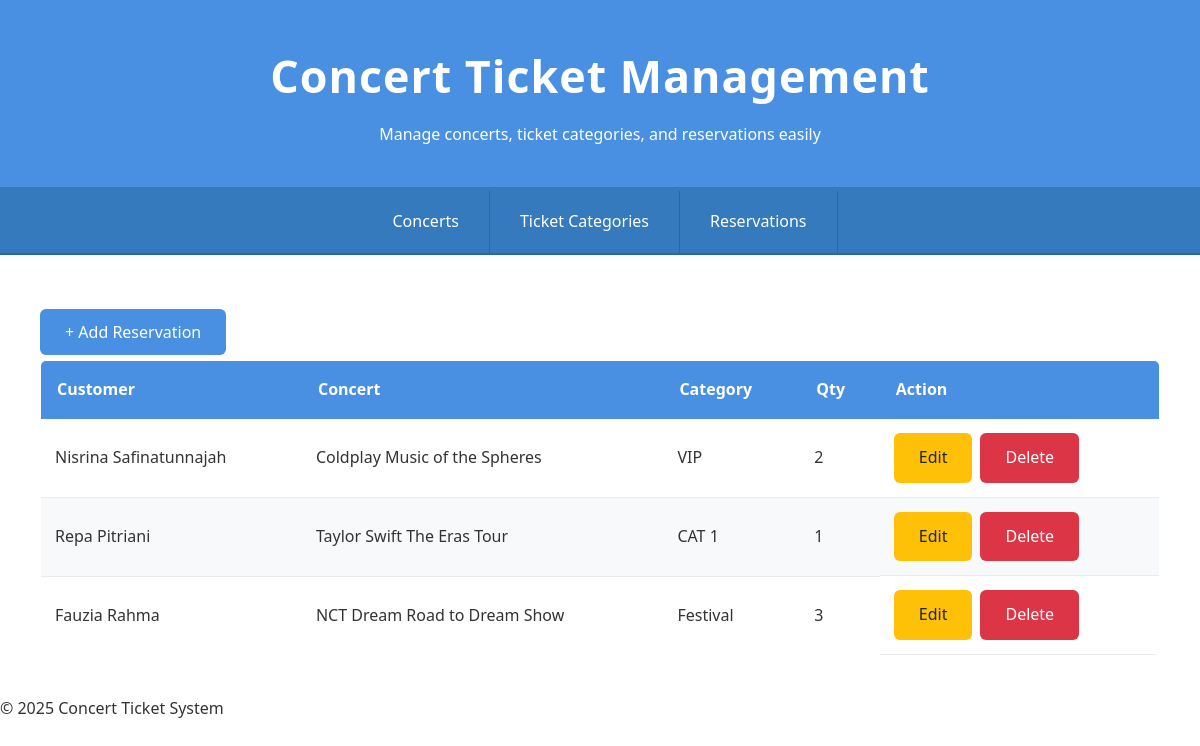
The app's page /?page=reservation&action=list with its own data.
### tables this page shows
CREATE TABLE `reservation` (
  `id_reservation` int(11) NOT NULL,
  `id_ticket_category` int(11) DEFAULT NULL,
  `customer_name` varchar(100) DEFAULT NULL,
  `qty` int(11) DEFAULT NULL
);

CREATE TABLE `concert` (
  `id_concert` int(11) NOT NULL,
  `concert_name` varchar(100) DEFAULT NULL,
  `date` date DEFAULT NULL,
  `venue` varchar(150) DEFAULT NULL
);

CREATE TABLE `ticket_category` (
  `id_ticket_category` int(11) NOT NULL,
  `id_concert` int(11) DEFAULT NULL,
  `category_name` varchar(50) DEFAULT NULL,
  `price` int(11) DEFAULT NULL,
  `quota` int(11) DEFAULT NULL
);

### config/db.php (called while the page is built, shortened)
<?php
class Database {
    private $host = "localhost";
    private $db_name = "db_konser";
    private $username = "root";
    private $password = "";
    public function __construct() {
        try {
            $this->conn = new PDO("mysql:host={$this->host};dbname={$this->db_name}", $this->username, $this->password);
        } catch (PDOException $e) {
            die("Connection error: " . $e->getMessage());
        }
    }
}
?>

### class/Reservation.php (called while the page is built, shortened)
<?php
require_once 'config/db.php';
class Reservation {
    private $db;
    public function __construct() {
        $this->db = (new Database())->conn;
    }
    public function getAll() {
        $sql = "SELECT r.*, t.category_name, c.concert_name
                FROM reservation r
                JOIN ticket_category t ON r.id_ticket_category = t.id_ticket_category
                JOIN concert c ON t.id_concert = c.id_concert";
        $stmt = $this->db->prepare($sql);
        $stmt->execute();
        return $stmt->fetchAll(PDO::FETCH_ASSOC);
    }
}
?>

### view/reservation/list.php (the view, shortened to what this page needs)
<?php
$data = $reservation->getAll();
?>
<div class="action-buttons">
    <a href="?page=reservation&action=add" class="btn btn-success">+ Add Reservation</a>
</div>
<table>
<thead>
    <tr>
        <th>Customer</th>
        <th>Concert</th>
        <th>Category</th>
        <th>Qty</th>
        <th>Action</th>
    </tr>
</thead>
<tbody>
<?php foreach ($data as $row): ?>
<tr>
    <td><?= $row['customer_name'] ?></td>
    <td><?= $row['concert_name'] ?></td>
    <td><?= $row['category_name'] ?></td>
    <td><?= $row['qty'] ?></td>
    <td class="table-actions">
        <a href="?page=reservation&action=edit&id=<?= $row['id_reservation'] ?>" class="btn btn-warning">Edit</a>
        <a href="?page=reservation&del=<?= $row['id_reservation'] ?>" class="btn btn-danger">Delete</a>
    </td>
</tr>
<?php endforeach ?>
</tbody>
</table>

### style.css (style rules this page uses)
* { margin: 0; padding: 0; box-sizing: border-box; }
body { font-family: 'Segoe UI', Tahoma, Geneva, Verdana, sans-serif; background-color: #f5f7fa; color: #333; line-height: 1.6; min-height: 100vh; }
table { width: 100%; border-collapse: collapse; margin-top: 15px; background-color: white; border-radius: 6px; overflow: hidden; border: 1px solid #e3e6ea; }
th { background-color: #4a90e2; color: white; padding: 16px; text-align: left; }
td { padding: 14px; border-bottom: 1px solid #e9ecef; }
tbody tr:nth-child(even) { background-color: #f8f9fa; }
button, .btn { background-color: #4a90e2; color: white; padding: 12px 25px; border: none; border-radius: 6px; cursor: pointer; font-size: 16px; font-weight: 500; transition: 0.3s ease; text-decoration: none; }
.btn-danger { background-color: #dc3545; }
.btn-warning { background-color: #ffc107; color: #212529; }
.table-actions { display: flex; gap: 8px; }

### records on screen
reservation: customer_name "Nisrina Safinatunnajah", concert.concert_name "Coldplay Music of the Spheres", id_ticket_category.category_name "VIP", qty "2"
reservation: customer_name "Repa Pitriani", concert.concert_name "Taylor Swift The Eras Tour", id_ticket_category.category_name "CAT 1", qty "1"
reservation: customer_name "Fauzia Rahma", concert.concert_name "NCT Dream Road to Dream Show", id_ticket_category.category_name "Festival", qty "3"
